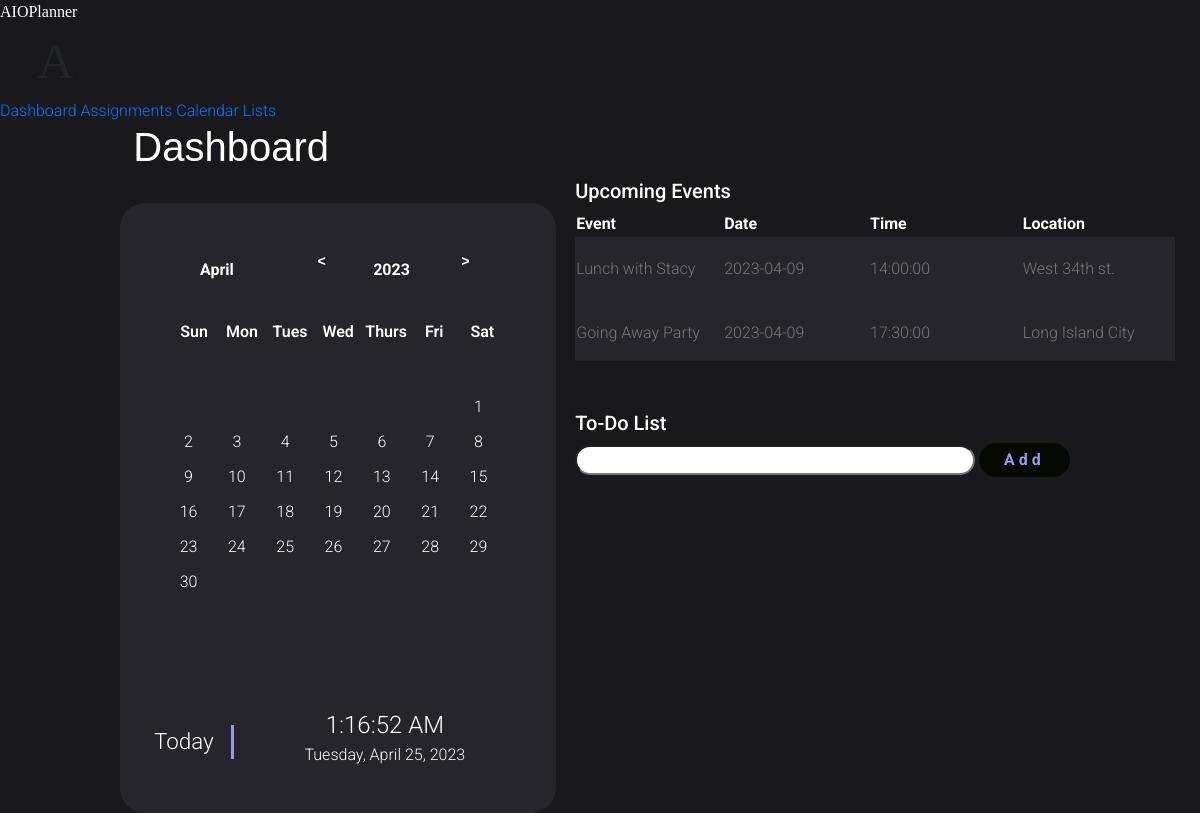
Page /dashboard on the earlier database version.
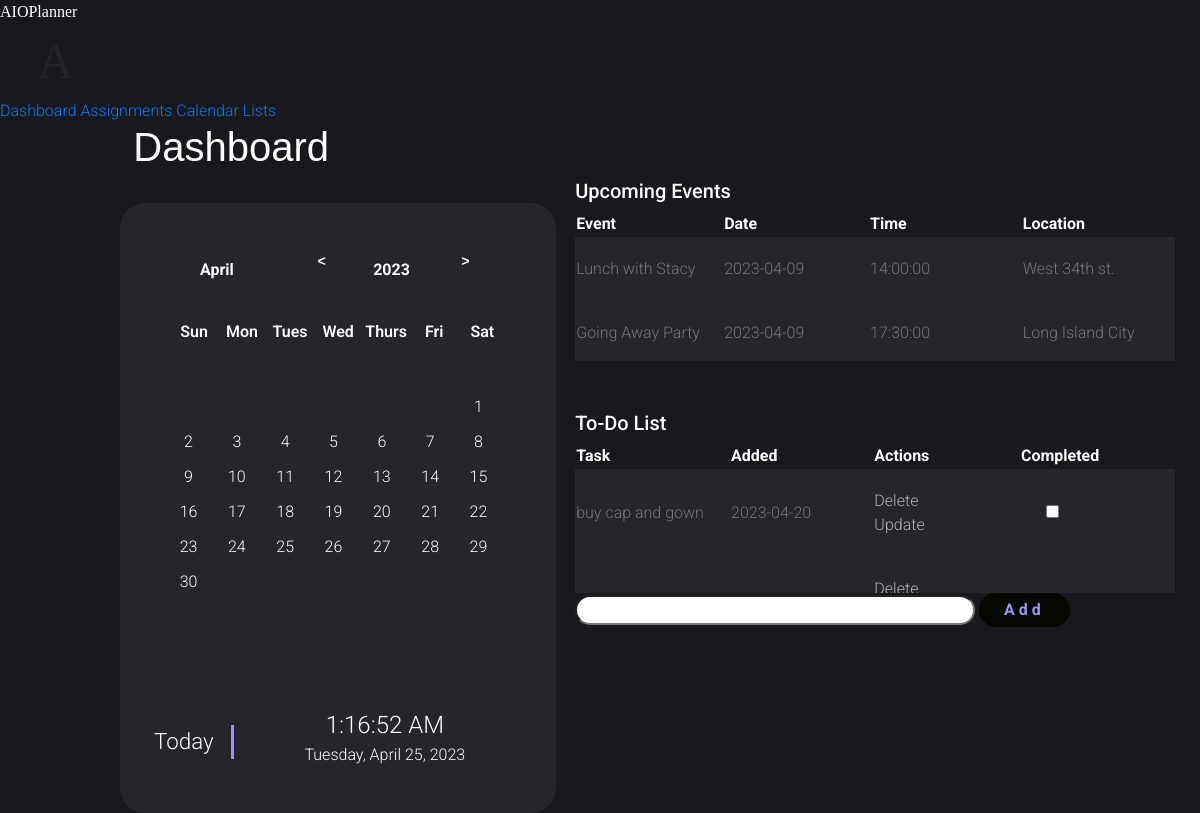
Same page on the later database version.
### src/Models/models.py (models this page shows, shortened)
class Event(db.Model): #class for events
    id = db.Column(db.Integer, primary_key = True)
    title = db.Column(db.String(200), nullable = False)
    completed = db.Column(db.Integer, default = 0)
    date_created = db.Column(db.DateTime, default = datetime.utcnow)
    dateTime_of_event = db.Column(db.DateTime, default = datetime.utcnow)
    location_of_event = db.Column(db.String(200), nullable = False)
    endTime_of_event = db.Column(db.String(200), nullable = False)

class Todo(db.Model): #class for Todo tasks
    id = db.Column(db.Integer, primary_key = True)
    content = db.Column(db.String(200), nullable = False)
    completed = db.Column(db.Integer, default = 0)
    date_created = db.Column(db.DateTime, default = datetime.utcnow)
    list_id = db.Column(db.Integer, db.ForeignKey('list.id'))

### app.py (the view)
    @app.route('/dashboard', methods = ['POST', 'GET'])
    def dashboard():
        if request.method == "POST":
            task_content = request.form['content']
            if len(request.form['content']) < 1:
                   return redirect('/dashboard')
            new_Task = Todo(content=task_content)
            try:
                db.session.add(new_Task)
                db.session.commit()
                return redirect('/dashboard')
            except:
                return "There was an issue adding your task"
        else:
            tasks = Todo.query.order_by(desc(Todo.date_created)).all()
            events = Event.query.order_by(Event.dateTime_of_event).all()
            return render_template("dashboard.html", tasks=tasks, Events = events)

### templates/dashboard.html (shortened to what the changed rows need)
{% extends "base.html" %}
{% block body %}
<div class="page-content">
    <h1 style = "color: white; font-family: sans-serif;">&nbsp&nbsp&nbsp&nbsp&nbsp&nbsp&nbsp&nbsp&nbsp&nbsp&nbsp&nbspDashboard</h1>
    <div class = "eventsAndTasks" id = "child">
        <div class = "upcomingEvents" id = "childElement">
            <h1 style = "color:white; font-size: 20px;">Upcoming Events</h1>
            {% if Events%}
            <table class = "custom-table">
                <thead>
                    <tr scope = "row" >
                        <th scope = "col">Event</th>
                        <th scope = "col">Date</th>
                        <th scope = "col">Time</th>
                        <th scope = "col">Location</th>
                    </tr>
                </thead>
                <tbody>
                    {% for event in Events%}
                    <tr scope = "row">
                        <td>{{event.title}}</td>
                        <td>{{event.dateTime_of_event.date()}}</td>
                        <td>{{event.dateTime_of_event.time()}}</td>
                        <td>{{event.location_of_event}}</td>
                    </tr>
                    {% endfor %}
                </tbody>
            </table>
            {% endif %}
        </div>
        <div class = "to-do_tile" id = "childElement">
                <h1 class = "To-do_title" style="color:white; font-size: 20px;">To-Do List</h1>
                {% if tasks%}
                <table class="custom-table">
                    <thead>
                        <tr scope="row">
                            <th scope="col">Task</th>
                            <th scope="col">Added</th>
                            <th scope="col">Actions</th>
                            <th scope="col">Completed</th>
                        </tr>
                    </thead>
                    {% for task in tasks %}
                    {% if not task.list_id %}
                    <tbody>
                        <tr scope="row">
                            <td>{{ task.content }}</td>
                            <td>{{ task.date_created.date() }}</td>
                            <td>
                                <a href="/delete/{{task.id}}">Delete</a>
                                <br>
                                <a href="/update/{{task.id}}">Update</a>
                            </td>
                            <td>
                                <form action = "/checkbox/{{task.id}}", method = "POST" >
                                    {% if task.completed == true%}
                                    <tab></tab>
                                    <input type = "checkbox" name = "Check" class = "Check" onChange="this.form.submit()" checked>
                                    {%- elif task.completed == false -%}
                                    <input type = "checkbox" name = "Check" class = "Check" onChange="this.form.submit()">
                                    {%- endif %}
                                </form>
                            </td>
                        </tr>
                    </tbody>
                    {%endif%}
                    {% endfor %}
                </table>
                {% endif %}
            </div>
    </div>
</div>
{% endblock %}

Differences in the rows shown:
added Todo: content "buy cap and gown", date_created "2023-04-20"
Other differences:
text now shown: "Task Added Actions Completed"
